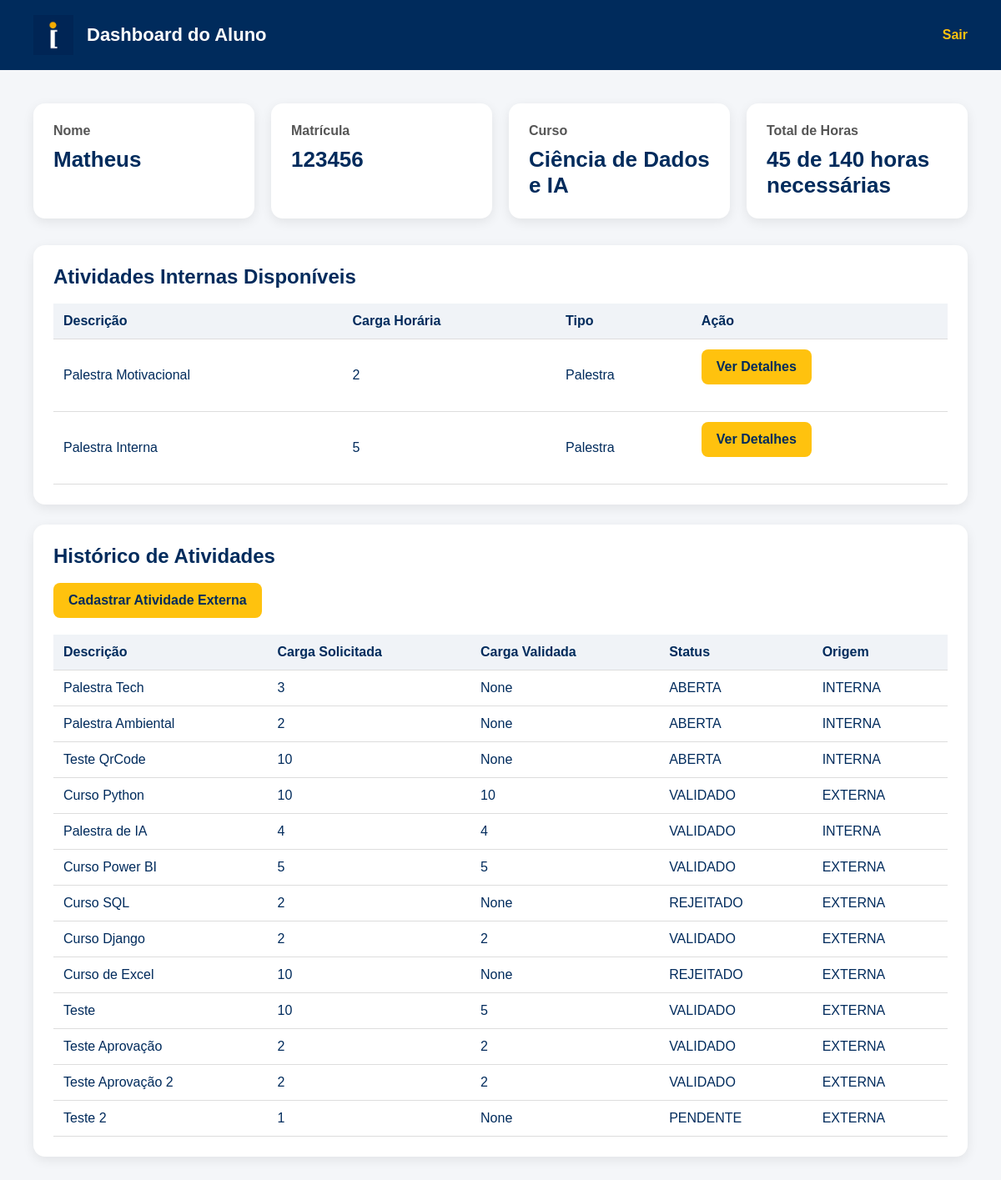
Page /dashboard/aluno/ (signed in) on the earlier database version.
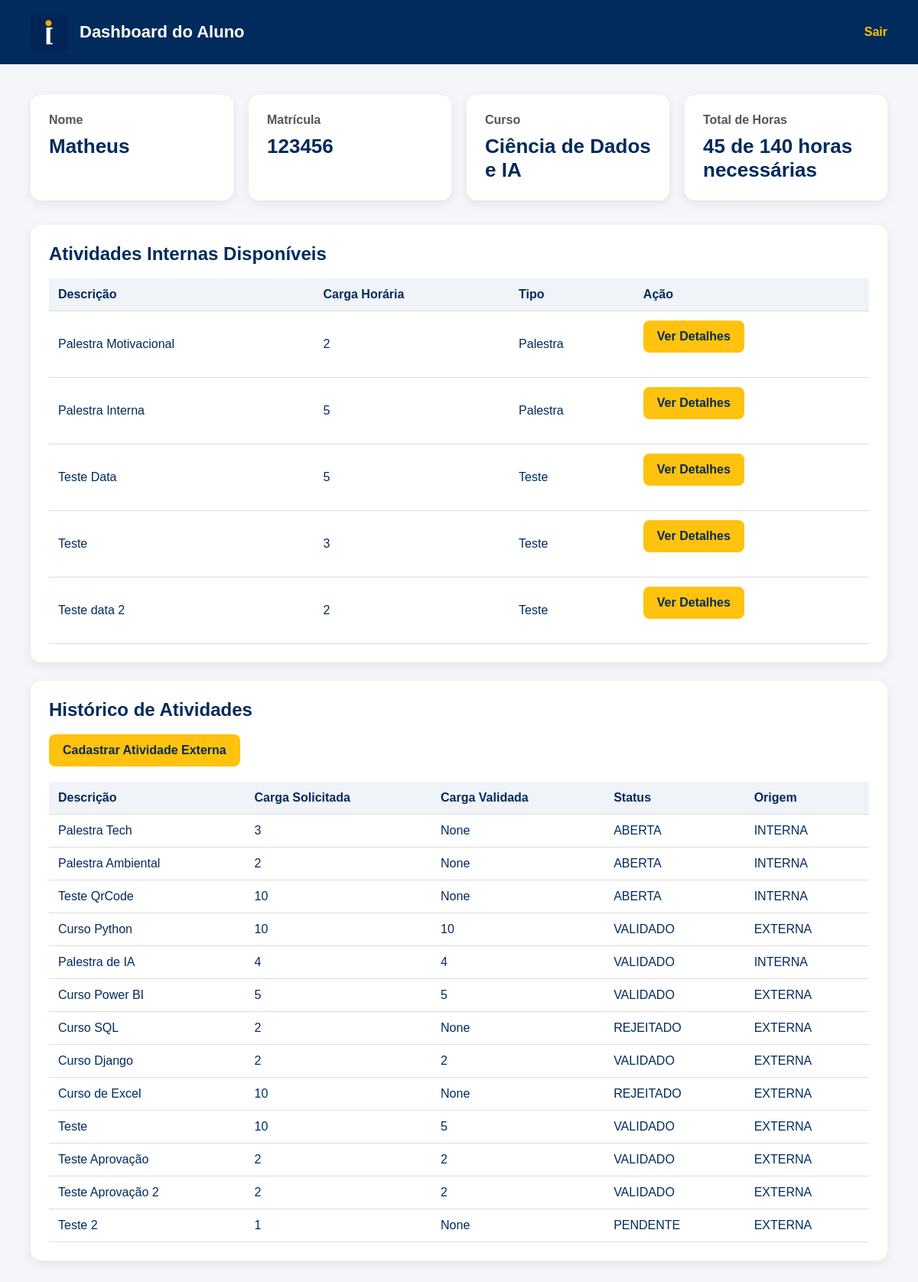
Same page on the later database version.
### core/models.py (models this page shows, shortened)
class AtividadeComplementar(models.Model):
    class Status(models.TextChoices):
        PENDENTE = 'PENDENTE', 'Pendente'
        ABERTA = 'ABERTA', 'Aberta'
        VALIDADO = 'VALIDADO', 'Validado'
        REJEITADO = 'REJEITADO', 'Rejeitado'
    class Origem(models.TextChoices):
        INTERNA = 'INTERNA', 'Interna'
        EXTERNA = 'EXTERNA', 'Externa'
    descricao = models.TextField()
    carga_horaria_solicitada = models.IntegerField()
    carga_horaria_validada = models.IntegerField(
        null=True,
        blank=True
    )
    status = models.CharField(
        max_length=20,
        choices=Status.choices,
        default=Status.PENDENTE
    )
    tipo_origem = models.CharField(
        max_length=20,
        choices=Origem.choices
    )
    data_hora_evento = models.DateTimeField(
        null=True,
        blank=True
    )
    palestrante = models.CharField(
        max_length=100,
        null=True,
        blank=True
    )
    local = models.CharField(
        max_length=200,
        null=True,
        blank=True
    )
    caminho_comprovante = models.FileField(
        upload_to='comprovantes/',
        null=True,
        blank=True
    )
    aluno = models.ForeignKey(
        Aluno,
        on_delete=models.CASCADE,
        related_name='atividades',
        null=True,
        blank=True
    )
    alunos_participantes = models.ManyToManyField(
        Aluno,
        related_name='atividades_internas',
        blank=True
    )
    coordenador = models.ForeignKey(
        Coordenador,
        on_delete=models.SET_NULL,
        null=True,
        blank=True
    )
    organizacao = models.ForeignKey(
        OrgAcademica,
        on_delete=models.SET_NULL,
        null=True,
        blank=True
    )
    tipo_atividade = models.ForeignKey(
        TipoAtividade,
        on_delete=models.CASCADE
    )

class TipoAtividade(models.Model):
    nome = models.CharField(max_length=100)
    limite_horas_total = models.IntegerField()
    limite_horas_por_evento = models.IntegerField()
    eixo_tematico = models.ForeignKey(
        EixoTematico,
        on_delete=models.CASCADE,
        related_name='tipos_atividade'
    )

### core/views.py (the view)
@login_required
def dashboard_aluno(request):
    aluno = Aluno.objects.get(usuario=request.user)
    atividades = AtividadeComplementar.objects.filter(
        Q(aluno=aluno) | Q(alunos_participantes=aluno)
    ).distinct()
    atividades_internas_abertas = AtividadeComplementar.objects.filter(
        tipo_origem=AtividadeComplementar.Origem.INTERNA,
        status=AtividadeComplementar.Status.ABERTA
    ).exclude(
        alunos_participantes=aluno
    )
    HORAS_NECESSARIAS = 140
    return render(
        request,
        'dashboard_aluno.html',
        {
            'aluno': aluno,
            'atividades': atividades,
            'atividades_internas_abertas': atividades_internas_abertas,
            'horas_necessarias': HORAS_NECESSARIAS
        }
    )

### core/templates/dashboard_aluno.html (shortened to what this page needs)
{% load static %}
<!DOCTYPE html>
<html lang="pt-br">
<head>
    <link rel="stylesheet" href="{% static 'css/dashboard.css' %}">
</head>
<body>
<header class="header">
    <div class="header-left">
        <img src="{% static 'img/logo_ibmec.png' %}" alt="IBMEC">
        <h1>Dashboard do Aluno</h1>
    </div>
    <a href="{% url 'logout' %}" class="logout">Sair</a>
</header>
<main class="container">
    <div class="cards">
        <div class="card">
            <h2>Nome</h2>
            <p>{{ aluno.usuario.username }}</p>
        </div>
        <div class="card">
            <h2>Matrícula</h2>
            <p>{{ aluno.matricula }}</p>
        </div>
        <div class="card">
            <h2>Curso</h2>
            <p>{{ aluno.curso }}</p>
        </div>
        <div class="card">
            <h2>Total de Horas</h2>
            <p>
                {{ aluno.total_horas_integralizadas }} de {{ horas_necessarias }} horas necessárias
            </p>
        </div>
    </div>
    <div class="section">
        <h2>Atividades Internas Disponíveis</h2>
        <table>
            <thead>
                <tr>
                    <th>Descrição</th>
                    <th>Carga Horária</th>
                    <th>Tipo</th>
                    <th>Ação</th>
                </tr>
            </thead>
            <tbody>
                {% for atividade in atividades_internas_abertas %}
                    <tr>
                        <td>{{ atividade.descricao }}</td>
                        <td>{{ atividade.carga_horaria_solicitada }}</td>
                        <td>{{ atividade.tipo_atividade.nome }}</td>
                        <td>
                            <a
                                href="{% url 'detalhes_atividade_interna' atividade.id %}"
                                class="btn"
                            >
                                Ver Detalhes
                            </a>
                        </td>
                    </tr>
                {% empty %}
                    <tr>
                        <td colspan="4">
                            Nenhuma atividade interna disponível.
                        </td>
                    </tr>
                {% endfor %}
            </tbody>
        </table>
    </div>
    <div class="section">
        <h2>Histórico de Atividades</h2>
        <a href="{% url 'cadastrar_atividade_externa' %}" class="btn">Cadastrar Atividade Externa</a>
        <table>
            <thead>
                <tr>
                    <th>Descrição</th>
                    <th>Carga Solicitada</th>
                    <th>Carga Validada</th>
                    <th>Status</th>
                    <th>Origem</th>
                </tr>
            </thead>
            <tbody>
                {% for atividade in atividades %}
                    <tr>
                        <td>{{ atividade.descricao }}</td>
                        <td>{{ atividade.carga_horaria_solicitada }}</td>
                        <td>{{ atividade.carga_horaria_validada }}</td>
                        <td>{{ atividade.status }}</td>
                        <td>{{ atividade.tipo_origem }}</td>
                    </tr>
                {% empty %}
                    <tr>
                        <td colspan="5">Nenhuma atividade cadastrada.</td>
                    </tr>
                {% endfor %}
            </tbody>
        </table>
    </div>
</main>
</body>
</html>

Differences in the rows shown:
added AtividadeComplementar: descricao "Teste Data", carga_horaria_solicitada "5", tipo_atividade.nome "Teste", shown under "Atividades Internas Disponíveis"
added AtividadeComplementar: descricao "Teste", carga_horaria_solicitada "3", tipo_atividade.nome "Teste", shown under "Atividades Internas Disponíveis"
added AtividadeComplementar: descricao "Teste data 2", carga_horaria_solicitada "2", tipo_atividade.nome "Teste", shown under "Atividades Internas Disponíveis"
